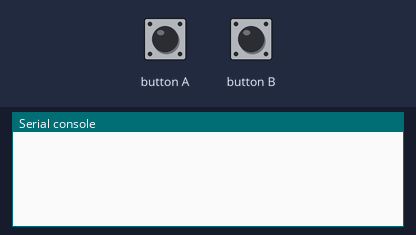
Recording of a program running on a simulated BBC micro:bit running MicroPython. Shown: the last lines printed to the serial console. The inputs (shaded band) are chosen by the test bench.

Above: at 1.2 s.
1.3 s: button A pressed for 0.15 s
At 1.9 s:
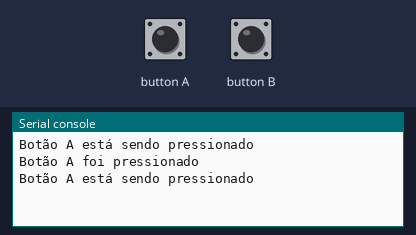
2.9 s: button B pressed for 0.15 s
At 3.3 s:
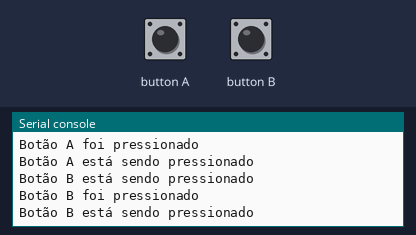

The program:

exemplo_5.py
```python
"""
Exemplo 5: Lendo o estado dos botões

Este exemplo lê o estado dos botões A e B do micro:bit e imprime mensagens
de acordo com o botão que foi ou está sendo pressionado.
"""
from microbit import *

while True:
    if button_a.is_pressed():
        print("Botão A está sendo pressionado")
    if button_b.is_pressed():
        print("Botão B está sendo pressionado")

    if button_a.was_pressed():
        print("Botão A foi pressionado")
    if button_b.was_pressed():
        print("Botão B foi pressionado")

    sleep(100)
```

Measured:
- after the input at 1.3 s, the serial console: prints a new line at once (image 1)
- after the input at 2.9 s, the serial console: prints a new line at once (image 2)
